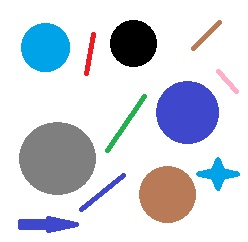
#> input picture data/images/blob.jpg, 248 x 242 px
$ jupyter execute Blob_detections.ipynb
#> lines starting #> are read from the running program, lines starting #| are printed output that depends on the picture
[cell 1]
import numpy as np
import cv2
import matplotlib.pyplot as plt

[cell 2]
img = cv2.imread('../data/images/blob.jpg')
#> img is the input picture: shape (242, 248, 3); mean B, G, R 223.4, 214.1, 209.9

detector = cv2.SimpleBlobDetector_create()
keypoints = detector.detect(img)
#> keypoints = 5 keypoints; (x, y, size): (57, 158, 75.4), (187, 112, 63.9), (167, 194, 58), (45, 47, 50), (133, 43, 48.1)

result1 = cv2.drawKeypoints(img, keypoints, np.array([]), (0,0,255))
result2 = cv2.drawKeypoints(img, keypoints, np.array([]), (0, 0, 255), cv2.DRAW_MATCHES_FLAGS_DRAW_RICH_KEYPOINTS)
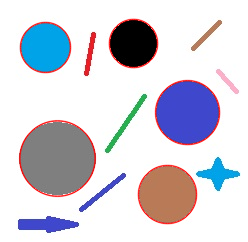
#> result2: shape (242, 248, 3); mean B, G, R 219.1, 209.9, 210.7

plt.figure(figsize=(15,15))

plt.subplot(131);plt.imshow(img[...,::-1]);plt.title('Original Image')
plt.subplot(132);plt.imshow(result1[..., ::-1]);plt.title('Without Rich Keypoints')
plt.subplot(133);plt.imshow(result2[..., ::-1]);plt.title('With Rich Keypoints')
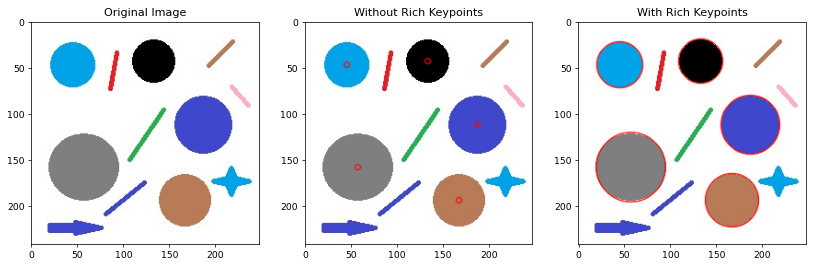
#> figure drawn by matplotlib, 3 panels
